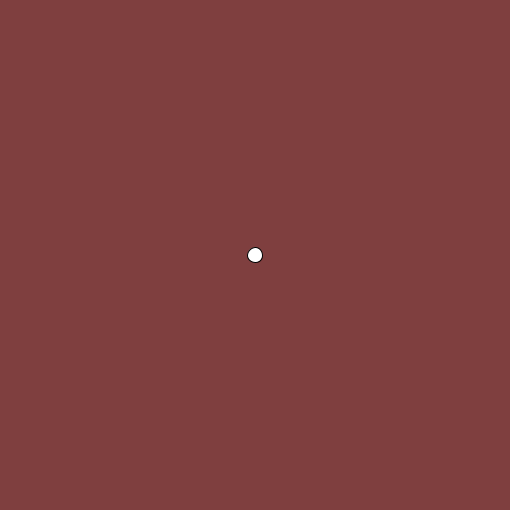
Frame 1 (no input)
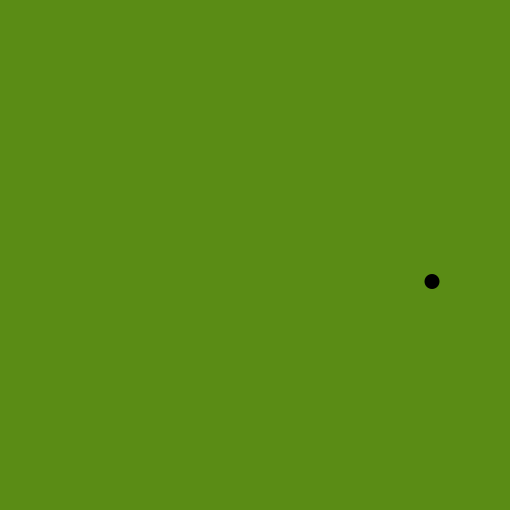
Frame 60 (the mouse pressed at the canvas centre just before this capture)
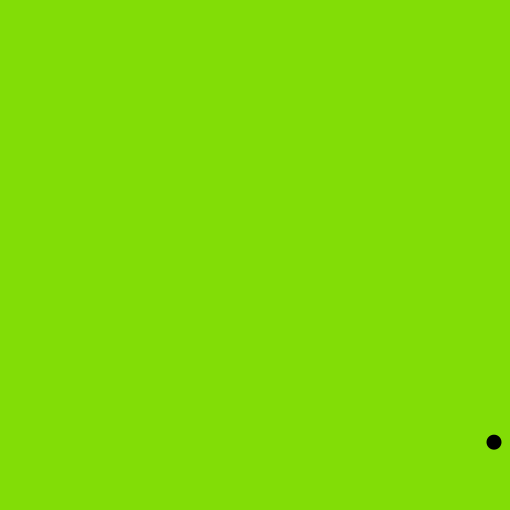
Frame 120 (the mouse held since frame 60 and released just before this capture)

The Processing sketch that drew these frames (run headless with seeded random() and noise(); from frame 60 on, the mouse is pressed at the canvas centre):

// Processing sketch: MICHELLE_CHAMBERS_Code_Activity_3
// ── MICHELLE_CHAMBERS_Code_Activity_3.pde
//Art 22 week 3 classwork 1
//April 19 2020
//author: Michelle Chambers

float xPos, yPos;//position variables for geometry
float xVel, yVel;//velocity variables 
float xDirection, yDirection;//direction variables
float xGrav, yGrav;//acceleration variables
float c;//variable for random color


void setup() {
  size(510, 510);
  init();//initialize
}

void draw() {
  render();//run render function

  update();//run update function

  boundaries();//run boundaries function
  
  interaction();//run interaction
//println(xVel); //check if im actually insane
  
}

// ── Boundaries.pde
void boundaries() {

  if (xPos>width||xPos<0) {
    ;//change direction to opposite when at left or right edge
    xDirection=-1*xDirection;
    c=random(0, 255);
  }
  if (yPos>height||yPos<0) {
    ;//change direction to opposite when at left or right edge
    yDirection=-1*yDirection;//change direction at edge of screen
    c=random(0, 255);
  }
}

// ── Interaction.pde
void interaction() {
  if (keyPressed) { //check if a key is pressed
    if (key=='x') { //is it the x key
      xVel=random(1, 10); //set xvel to a number 1-9
      println("xVel=", xVel);
    }
    if (key=='y') { //is it the y key
      yVel=random(1, 10);
      println("yVel=", yVel);//set xvel to a number 1-9
    }
    if (key=='r') {
      init();
    }
  }
}

// ── Render.pde
void render() {
  colorMode(HSB);
  background(c, xPos/2, yPos/2);
  ellipse(xPos, yPos, 15, 15);
  fill(0);
  noStroke();
}

// ── Update.pde
void update() {
  
  yVel=yVel*yDirection;//make sue yVel is in correct direction
  if (mousePressed){yPos-=yVel/3;}
    else {yPos-=yVel;}//add vel to pos, slowmo if mouse is clicked
  yVel-=yGrav;// add grav to velocity

  xVel=xVel*xDirection;//make sue yVel is in correct direction
   if (mousePressed){xPos+=xVel/3;}
    else {xPos+=xVel;}//add vel to pos
  
}

// ── init.pde
void init(){

  xPos=width/2;
  yPos=height/2;
  
  xGrav=0.5;
  yGrav=0.5;//initial accelerations


  xVel=3;//velocity of xPos
  yVel=1;//v of yPos
  xDirection=1;//initial direction
  yDirection=1;//initial direction
  
}
